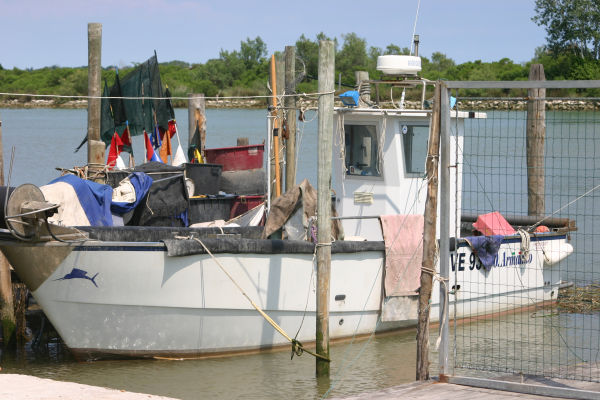
#> input picture python-libraries/numpy/boat.jpg, 600 x 400 px
$ python rotate-image.py
#> lines starting #> are read from the running program, lines starting #| are printed output that depends on the picture
# Author:  Martin McBride
# Created: 2021-03-16
# Copyright (C) 2021, Martin McBride
# License: MIT

import numpy as np
from PIL import Image
from scipy import ndimage

img_in = Image.open('boat.jpg')
#> img_in is the input picture: PIL image 600x400 RGB; mean R, G, B 143.2, 144.1, 140.7
array = np.array(img_in)

rotated_array = ndimage.rotate(array, 45)
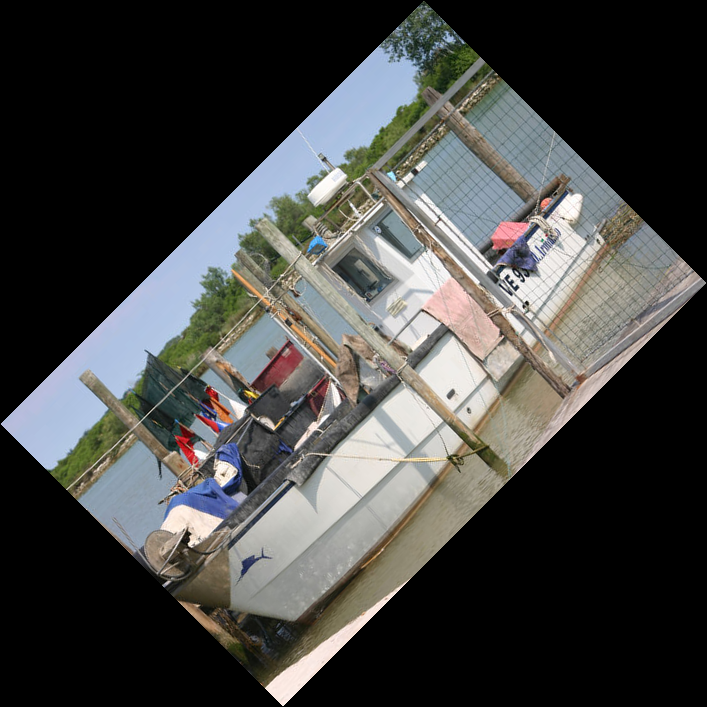
#> rotated_array: shape (707, 707, 3); mean R, G, B 68.5, 69, 67.3

img_out = Image.fromarray(rotated_array)
img_out.save('rotate-boat.jpg')
